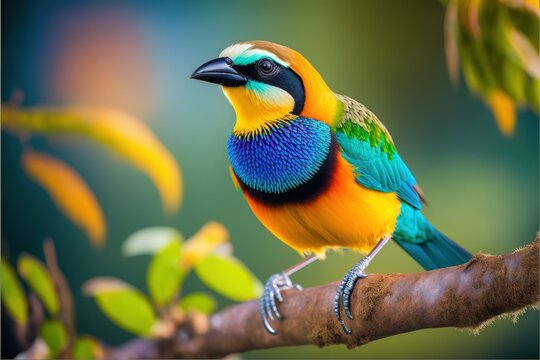
#> input picture BIRD.jpeg, 540 x 360 px, found by its file name
$ jupyter execute Sharpening.ipynb
#> lines starting #> are read from the running program, lines starting #| are printed output that depends on the picture
#IMAGE SHARPENING

[cell 1]
import numpy as np
import matplotlib.pyplot as plt
from scipy.signal import convolve2d
import matplotlib.image as mpimg
import cv2

def rgb2gray(rgb_image):
    return np.dot(rgb_image[...,:3], [0.301, 0.678, 0.134])

# Load the image
image = mpimg.imread("/content/BIRD.jpeg")
#> image is the input picture: shape (360, 540, 3); mean R, G, B 103.9, 110.7, 74.1
image_gr = rgb2gray(image)
#> in rgb2gray, `return np.dot(rgb_image[...,:3], [0.301, 0.678, 0.134])`:
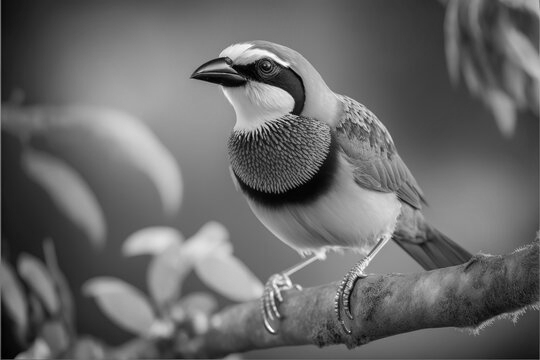
#> returned value: shape (360, 540) float64; min 0, max 282.6, mean 116.3; drawn with min black and max white
plt.set_cmap("gray")

###Laplacian Kernel

[cell 2]
# Define the Laplacian kernel
laplacian_kernel = np.array([[0, 1, 0],
                              [1, -4, 1],
                              [0, 1, 0]])

def convolve(image, kernel):
    return convolve2d(image, kernel, mode='same', boundary='fill', fillvalue=0)
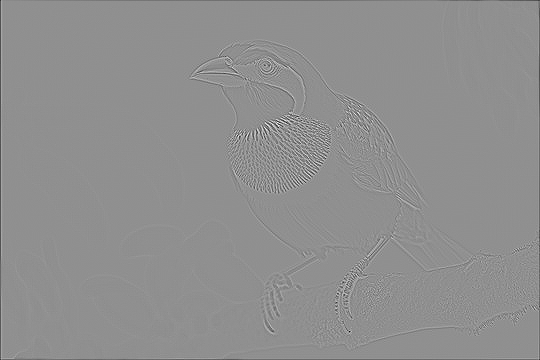
#> returned value: shape (360, 540) float64; min -483.4, max 373, mean -1; drawn with min black and max white

def sharpen_image(image):
    # Convolve the image with the Laplacian kernel
    edges = convolve(image, laplacian_kernel)

    # Add the original image to the Laplacian-filtered image to sharpen
    sharpened = np.clip(image + edges, 0, 240).astype(np.uint8)
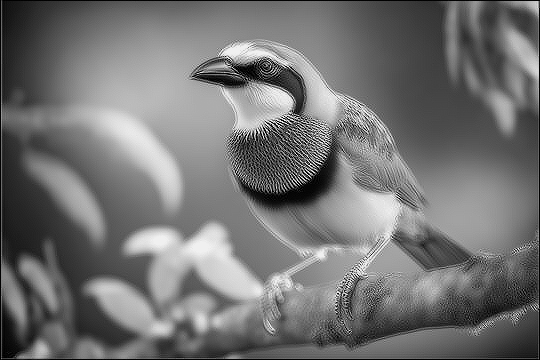
#> sharpened: shape (360, 540); min 0, max 240, mean 115
    return sharpened

# Sharpen the image
sharpened_image = sharpen_image(image_gr)

[cell 3]
# Display the images
plt.figure(figsize=(8, 6))
plt.imshow(image_gr)
plt.title('Original Image')
plt.show()

[cell 4]
plt.figure(figsize=(8, 6))
plt.imshow(sharpened_image)
plt.title('Sharpened Image')
plt.show()

###High Boost Filtering

[cell 5]
def high_boost_filter(image, kernel_size, k):
    # Apply Gaussian blur
#> called with kernel_size = 3, k = 1.5
    blurred = cv2.GaussianBlur(image, (kernel_size, kernel_size), 0)
    # Compute the high-pass filter (original image - blurred image)
    high_pass = image - blurred
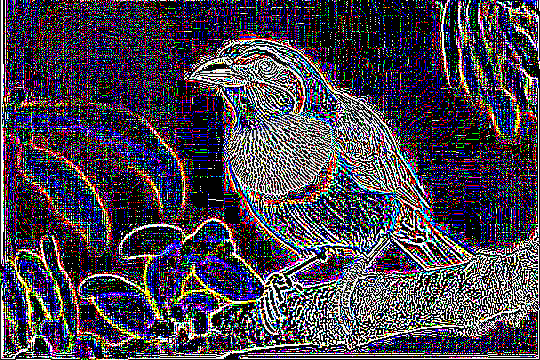
#> high_pass: shape (360, 540, 3); mean R, G, B 70.8, 63.2, 78.1
    # Apply the high-boost filter
    sharpened = image + k * high_pass
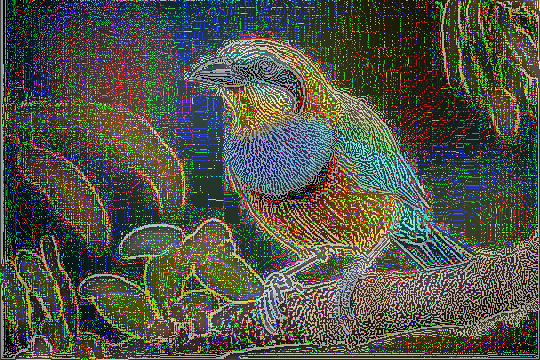
#> sharpened: shape (360, 540, 3) float64; mean R, G, B 210.1, 205.5, 191.2; drawn with min black and max white

    # Clip the values to ensure they are within [0, 255]
    sharpened = np.clip(sharpened, 0, 255)
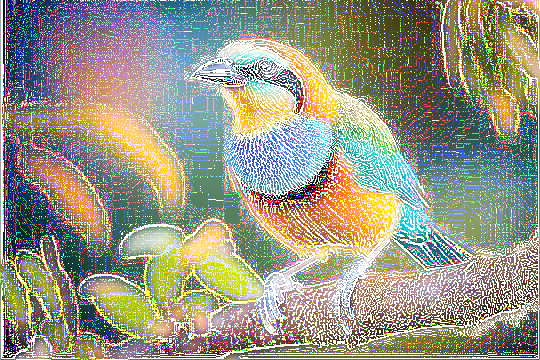
#> sharpened: shape (360, 540, 3) float64; mean R, G, B 151.3, 150.9, 133.7

    # Convert back to uint8
    sharpened = sharpened.astype(np.uint8)

    return sharpened

# Apply high-boost filtering with kernel size 3 and k=1.5
sharpened_image = high_boost_filter(image, 3, 1.5)
sharpened_image_gray = sharpen_image(image_gr)
